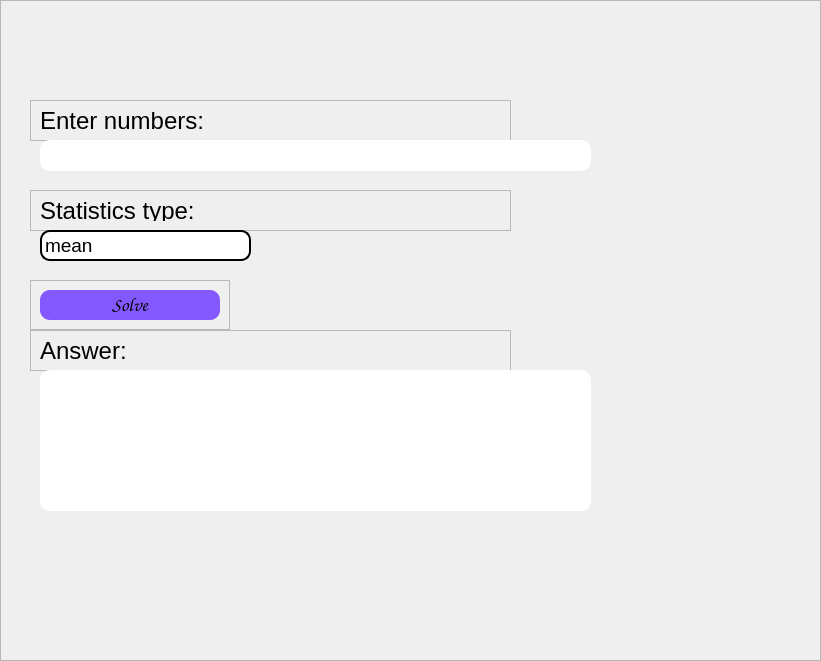
   <widget class="QFrame" name="stats_calculator_window">
    <property name="enabled">
     <bool>true</bool>
    </property>
    <property name="geometry">
     <rect>
      <x>0</x>
      <y>0</y>
      <width>821</width>
      <height>661</height>
     </rect>
    </property>
    <property name="toolTip">
     <string/>
    </property>
    <property name="frameShape">
     <enum>QFrame::StyledPanel</enum>
    </property>
    <property name="frameShadow">
     <enum>QFrame::Raised</enum>
    </property>
    <widget class="QFrame" name="stats_calculator_frame">
     <property name="geometry">
      <rect>
       <x>30</x>
       <y>100</y>
       <width>481</width>
       <height>41</height>
      </rect>
     </property>
     <property name="minimumSize">
      <size>
       <width>300</width>
       <height>0</height>
      </size>
     </property>
     <property name="maximumSize">
      <size>
       <width>16777215</width>
       <height>100</height>
      </size>
     </property>
     <property name="font">
      <font>
       <family>Arial</family>
      </font>
     </property>
     <property name="frameShape">
      <enum>QFrame::StyledPanel</enum>
     </property>
     <property name="frameShadow">
      <enum>QFrame::Raised</enum>
     </property>
     <layout class="QVBoxLayout" name="verticalLayout_4">
      <item>
       <widget class="QLabel" name="stats_calculator_input_label">
        <property name="maximumSize">
         <size>
          <width>200</width>
          <height>50</height>
         </size>
        </property>
        <property name="font">
         <font>
          <family>Arial</family>
          <pointsize>18</pointsize>
          <weight>50</weight>
          <bold>false</bold>
         </font>
        </property>
        <property name="styleSheet">
         <string notr="true"/>
        </property>
        <property name="text">
         <string>Enter numbers:</string>
        </property>
       </widget>
      </item>
     </layout>
    </widget>
    <widget class="QFrame" name="stats_calculator_solve_button_frame">
     <property name="geometry">
      <rect>
       <x>30</x>
       <y>280</y>
       <width>200</width>
       <height>50</height>
      </rect>
     </property>
     <property name="sizePolicy">
      <sizepolicy hsizetype="Preferred" vsizetype="Preferred">
       <horstretch>0</horstretch>
       <verstretch>0</verstretch>
      </sizepolicy>
     </property>
     <property name="minimumSize">
      <size>
       <width>200</width>
       <height>0</height>
      </size>
     </property>
     <property name="maximumSize">
      <size>
       <width>200</width>
       <height>50</height>
      </size>
     </property>
     <property name="frameShape">
      <enum>QFrame::StyledPanel</enum>
     </property>
     <property name="frameShadow">
      <enum>QFrame::Raised</enum>
     </property>
     <layout class="QVBoxLayout" name="verticalLayout_6">
      <item>
       <widget class="QPushButton" name="stats_calculator_solve_button">
        <property name="maximumSize">
         <size>
          <width>300</width>
          <height>35</height>
         </size>
        </property>
        <property name="font">
         <font>
          <family>Comic Sans MS</family>
          <pointsize>14</pointsize>
          <weight>50</weight>
          <italic>false</italic>
          <bold>false</bold>
         </font>
        </property>
        <property name="cursor">
         <cursorShape>PointingHandCursor</cursorShape>
        </property>
        <property name="styleSheet">
         <string notr="true">QPushButton {
	border-radius: 10px;
	background: rgb(131, 89, 255);
}

QPushButton:pressed {
	background:rgb(0, 203, 14);
	
}</string>
        </property>
        <property name="text">
         <string>Solve</string>
        </property>
       </widget>
      </item>
     </layout>
    </widget>
    <widget class="QFrame" name="stats_calculator_answer_frame">
     <property name="geometry">
      <rect>
       <x>30</x>
       <y>330</y>
       <width>481</width>
       <height>41</height>
      </rect>
     </property>
     <property name="minimumSize">
      <size>
       <width>300</width>
       <height>0</height>
      </size>
     </property>
     <property name="maximumSize">
      <size>
       <width>16777215</width>
       <height>500</height>
      </size>
     </property>
     <property name="font">
      <font>
       <family>Arial</family>
      </font>
     </property>
     <property name="frameShape">
      <enum>QFrame::StyledPanel</enum>
     </property>
     <property name="frameShadow">
      <enum>QFrame::Raised</enum>
     </property>
     <layout class="QVBoxLayout" name="verticalLayout_7">
      <item>
       <widget class="QLabel" name="stats_calculator_answer_label">
        <property name="maximumSize">
         <size>
          <width>200</width>
          <height>50</height>
         </size>
        </property>
        <property name="font">
         <font>
          <family>Arial</family>
          <pointsize>18</pointsize>
          <weight>50</weight>
          <bold>false</bold>
         </font>
        </property>
        <property name="styleSheet">
         <string notr="true"/>
        </property>
        <property name="text">
         <string>Answer:</string>
        </property>
       </widget>
      </item>
     </layout>
    </widget>
    <widget class="QLabel" name="stats_calculator_answer_output">
     <property name="geometry">
      <rect>
       <x>40</x>
       <y>370</y>
       <width>551</width>
       <height>141</height>
      </rect>
     </property>
     <property name="styleSheet">
      <string notr="true">QLabel {
	background-color: white;
	border-radius: 10px;
	border: 2px solid white;
}</string>
     </property>
     <property name="text">
      <string/>
     </property>
    </widget>
    <widget class="QLineEdit" name="stats_calculator_input">
     <property name="geometry">
      <rect>
       <x>40</x>
       <y>140</y>
       <width>551</width>
       <height>31</height>
      </rect>
     </property>
     <property name="font">
      <font>
       <family>Arial</family>
       <pointsize>14</pointsize>
       <weight>50</weight>
       <bold>false</bold>
      </font>
     </property>
     <property name="styleSheet">
      <string notr="true">QLineEdit {
	border-radius: 10px;
	border: 2px solid white;
}

QLineEdit:focus {
	border-radius: 10px;
	border: 2px solid rgb(131, 89, 255);
}</string>
     </property>
     <property name="alignment">
      <set>Qt::AlignLeading|Qt::AlignLeft|Qt::AlignTop</set>
     </property>
    </widget>
    <widget class="QFrame" name="stats_calculator_frame_2">
     <property name="geometry">
      <rect>
       <x>30</x>
       <y>190</y>
       <width>481</width>
       <height>41</height>
      </rect>
     </property>
     <property name="minimumSize">
      <size>
       <width>300</width>
       <height>0</height>
      </size>
     </property>
     <property name="maximumSize">
      <size>
       <width>16777215</width>
       <height>100</height>
      </size>
     </property>
     <property name="font">
      <font>
       <family>Arial</family>
      </font>
     </property>
     <property name="frameShape">
      <enum>QFrame::StyledPanel</enum>
     </property>
     <property name="frameShadow">
      <enum>QFrame::Raised</enum>
     </property>
     <layout class="QVBoxLayout" name="verticalLayout_8">
      <item>
       <widget class="QLabel" name="stats_calculator_stats_type_label">
        <property name="maximumSize">
         <size>
          <width>200</width>
          <height>50</height>
         </size>
        </property>
        <property name="font">
         <font>
          <family>Arial</family>
          <pointsize>18</pointsize>
          <weight>50</weight>
          <bold>false</bold>
         </font>
        </property>
        <property name="styleSheet">
         <string notr="true"/>
        </property>
        <property name="text">
         <string>Statistics type:</string>
        </property>
       </widget>
      </item>
     </layout>
    </widget>
    <widget class="QComboBox" name="stats_type_choose">
     <property name="geometry">
      <rect>
       <x>40</x>
       <y>230</y>
       <width>211</width>
       <height>31</height>
      </rect>
     </property>
     <property name="font">
      <font>
       <pointsize>14</pointsize>
      </font>
     </property>
     <property name="styleSheet">
      <string notr="true">QComboBox {
	border-radius: 10px;
	border: 2px solid black;
}

QComboBox::drop-down {
    width: 27px;
    height: 27px;
    border: 0px;
}

QComboBox::down-arrow {
    image: url(&quot;C:/Users/PC/Desktop/PythonProjects/MathLab/logic/uis/design/arrow-down.png&quot;);
	width: 16px;
	height: 16px;
}

QComboBox:focus {
	border-radius: 10px;
	border: 2px solid rgb(255, 166, 23);
}

QComboBox QAbstractItemView {
    selection-background-color: #75a7ff;
    selection-color: white;
    border: 1px solid black;
}

QComboBox QAbstractItemView::item:hover {
    background-color: #75a7ff;
    color: black;
}</string>
     </property>
     <item>
      <property name="text">
       <string>mean</string>
      </property>
     </item>
     <item>
      <property name="text">
       <string>median</string>
      </property>
     </item>
     <item>
      <property name="text">
       <string>mode</string>
      </property>
     </item>
     <item>
      <property name="text">
       <string>standart deviation</string>
      </property>
     </item>
     <item>
      <property name="text">
       <string>variance</string>
      </property>
     </item>
    </widget>
   </widget>
